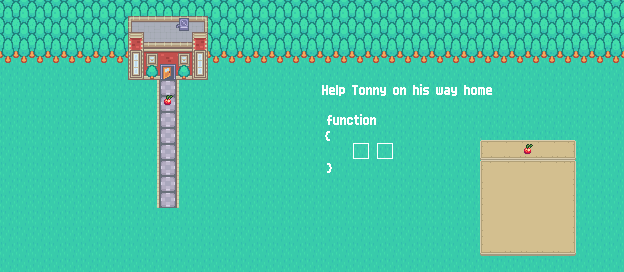

This is a level from a 2D game, rendered from its Tiled map with the project's own tilesets. A one-line summary and the map file follow, with tile-layer data summarised:
An orthogonal 39x17 tile map with 16x16 px tiles, 15 tile layers (info, grass, path, house, ...), 2 hidden layers not drawn, 3 tilesets and 9 objects (player, end, grass3, grass2, grass1, ...).

<map version="1.2" tiledversion="2020.01.22" orientation="orthogonal" renderorder="right-down" compressionlevel="-1" width="39" height="17" tilewidth="16" tileheight="16" infinite="0" nextlayerid="35" nextobjectid="113">
 <editorsettings>
  <export target="1.lua" format="lua" />
 </editorsettings>
 <tileset firstgid="1" name="tilemap_packed" tilewidth="16" tileheight="16" tilecount="486" columns="27">
  <image source="../tileset/Tilemap/tilemap_packed.png" width="432" height="288" />
 </tileset>
 <tileset firstgid="487" name="functionsTextTiles" tilewidth="16" tileheight="16" tilecount="900" columns="30">
  <image source="../graphics/functionsTextTiles.png" width="480" height="480" />
 </tileset>
 <tileset firstgid="1387" name="UIpackSheet_transparent" tilewidth="16" tileheight="16" spacing="2" tilecount="990" columns="30">
  <image source="../tileset/Tilemap/UIpackSheet_transparent.png" width="538" height="592" />
 </tileset>
 <layer id="23" name="info" width="39" height="17">
  <properties>
   <property name="F0" type="int" value="2" />
   <property name="blueTile" type="bool" value="false" />
   <property name="door" type="bool" value="true" />
   <property name="face" value="up" />
   <property name="fruit" type="bool" value="true" />
   <property name="fruitsTotal" type="int" value="1" />
   <property name="grass" type="bool" value="true" />
   <property name="greyTile" type="bool" value="false" />
   <property name="numFunc" type="int" value="1" />
   <property name="totalSize" type="int" value="2" />
   <property name="yellowTile" type="bool" value="false" />
  </properties>
  <data>[663 cells, 1 non-empty, 1 distinct tile ids]</data>
 </layer>
 <layer id="1" name="grass" width="39" height="17">
  <properties>
   <property name="collidable" type="bool" value="true" />
  </properties>
  <data>[663 cells, 655 non-empty, 3 distinct tile ids]</data>
 </layer>
 <layer id="2" name="path" width="39" height="17">
  <data>[663 cells, 164 non-empty, 3 distinct tile ids]</data>
 </layer>
 <layer id="3" name="house" width="39" height="17">
  <data>[663 cells, 20 non-empty, 9 distinct tile ids]</data>
 </layer>
 <layer id="4" name="house_details" width="39" height="17">
  <data>[663 cells, 8 non-empty, 4 distinct tile ids]</data>
 </layer>
 <layer id="24" name="door2" width="39" height="17">
  <data>[663 cells, 1 non-empty, 1 distinct tile ids]</data>
 </layer>
 <layer id="8" name="close_door" width="39" height="17" visible="0">
  <data>[663 cells, 1 non-empty, 1 distinct tile ids]</data>
 </layer>
 <layer id="5" name="path_details" width="39" height="17">
  <data>[663 cells, 3 non-empty, 2 distinct tile ids]</data>
 </layer>
 <objectgroup id="7" name="player" visible="0" opacity="0.9">
  <object id="2" name="player" x="160" y="192" width="16" height="15.9091" />
 </objectgroup>
 <objectgroup id="16" name="end" visible="0">
  <object id="24" name="end" x="160" y="64.0435" width="16" height="16" />
 </objectgroup>
 <objectgroup id="17" name="grass" visible="0">
  <properties>
   <property name="numObjects" type="int" value="3" />
  </properties>
  <object id="87" name="grass3" x="59" y="80" width="97" height="191" />
  <object id="88" name="grass2" x="179.818" y="80.3636" width="111.5" height="189" />
  <object id="89" name="grass1" x="160" y="210.364" width="16" height="64" />
 </objectgroup>
 <objectgroup id="31" name="fruit" visible="0">
  <properties>
   <property name="numObjects" type="int" value="1" />
  </properties>
  <object id="112" name="fruit1" x="168" y="102.25" width="0.25" height="0.5" />
 </objectgroup>
 <layer id="32" name="fruit1" width="39" height="17" offsetx="0.75" offsety="-4.25">
  <data>[663 cells, 1 non-empty, 1 distinct tile ids]</data>
 </layer>
 <layer id="22" name="answerText" width="39" height="17" offsetx="-48" offsety="0">
  <data>[663 cells, 25 non-empty, 25 distinct tile ids]</data>
 </layer>
 <layer id="33" name="answer2" width="39" height="17" offsetx="1.49571" offsety="-1.55884">
  <data>[663 cells, 6 non-empty, 6 distinct tile ids]</data>
 </layer>
 <layer id="34" name="answer3" width="39" height="17" visible="0" offsetx="-8.875" offsety="-1.5">
  <data>[663 cells, 0 non-empty, 0 distinct tile ids]</data>
 </layer>
 <layer id="26" name="buttonsSecondRow" width="39" height="17">
  <data>[663 cells, 0 non-empty, 0 distinct tile ids]</data>
 </layer>
 <layer id="27" name="buttonsThirdRow" width="39" height="17">
  <data>[663 cells, 0 non-empty, 0 distinct tile ids]</data>
 </layer>
 <objectgroup id="21" name="answer" visible="0">
  <object id="94" name="F0" x="383.916" y="110.06" width="17" height="17" />
  <object id="106" name="answer1" x="353.459" y="142.366" width="16" height="16" />
  <object id="107" name="answer2" x="377.447" y="142.398" width="16" height="16" />
 </objectgroup>
 <layer id="28" name="buttons" width="39" height="17">
  <data>[663 cells, 36 non-empty, 9 distinct tile ids]</data>
 </layer>
 <layer id="29" name="fruitBanner" width="39" height="17">
  <data>[663 cells, 12 non-empty, 6 distinct tile ids]</data>
 </layer>
 <layer id="30" name="apple1" width="39" height="17" offsetx="8.27273" offsety="-3.0303">
  <data>[663 cells, 1 non-empty, 1 distinct tile ids]</data>
 </layer>
</map>
